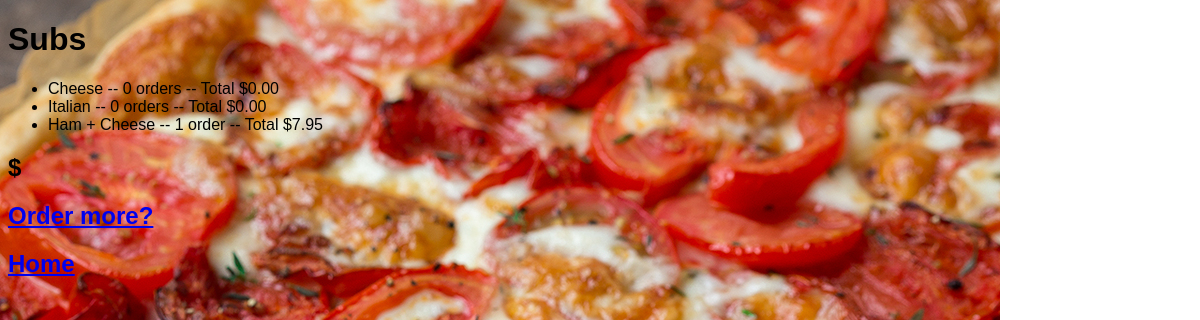
The app's page /3/results/ with its own data.
### orders/models.py (models this page shows, shortened)
class Category(models.Model):
    SMALL = 'S'
    LARGE = 'L'
    CATEGORY_SIZES = (
        (SMALL, 'Small'),
        (LARGE, 'Large'),
    )
    item_size = models.CharField(
        'size',
        max_length=1,
        choices=CATEGORY_SIZES,
        default=SMALL,
    )
    category_text = models.CharField(max_length=200)
    pub_date = models.DateTimeField('date published')
    toppings = models.ManyToManyField(Topping)

class Type(models.Model):
    category = models.ForeignKey(Category, on_delete=models.CASCADE)
    type_text = models.CharField(max_length=200)
    price = models.DecimalField(decimal_places=2, max_digits=5)
    orders = models.IntegerField(default=0)
    def order_value(self):
        value = self.price * self.orders
        return value

### orders/views.py (the view)
# urls.py: path('<int:category_id>/results/', views.results, name='results'),
def results(request, category_id):
    category = get_object_or_404(Category, pk=category_id)
    return render(request, 'orders/results.html', {'category': category})

### orders/templates/orders/results.html (shortened to what this page needs)
{% extends "orders/base.html" %}
{% block body %}
<h1>{{ category.category_text }}</h1>
<ul>
{% for type in category.type_set.all %}
  <li>{{ type.type_text }} -- {{ type.orders }} order{{ type.orders|pluralize}} -- Total ${{ type.order_value }}</li>
{% endfor %}
</ul>
<h2>${{ type.total_order }}</h2>
<h2><a href="{% url 'index' %}">Order more?</a></h2>
<h2><a href="{% url 'index' %}">Home</a></h2>
{% endblock %}

### orders/static/orders/style.css (style rules this page uses)
body { font-family: sans-serif; left: 30px }
body { background: white url("images/Puff+Pastry+Pizza.jpg") no-repeat; }

### records on screen
Category: category_text "Subs"
Type: type_text "Cheese", orders "0", order_value "0.00"
Type: type_text "Italian", orders "0", order_value "0.00"
Type: type_text "Ham + Cheese", orders "1", order_value "7.95"
